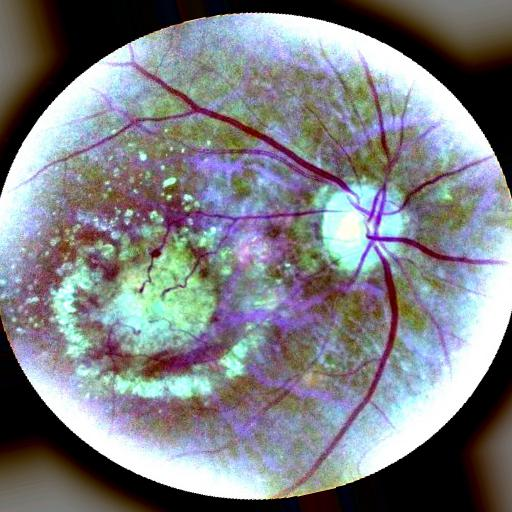
#> input picture eye/s1.jpeg, 512 x 512 px
$ jupyter execute --allow-errors Untitled1.ipynb
#> lines starting #> are read from the running program, lines starting #| are printed output that depends on the picture; after the words box and inside, x2 and y2 are one past the last pixel; in counts of white or black regions, pixels touching at a corner belong together
[cell 1]
import cv2

[cell 2]
img=cv2.imread('s1.jpeg')
#> img is the input picture: shape (512, 512, 3); mean B, G, R 131.7, 127, 125.3

[cell 3]
def display(img):
    cv2.imshow("img",img)
    cv2.waitKey(0)
    cv2.destroyAllWindows()

[cell 4]
display(img)

[cell 5]
blurimg=cv2.GaussianBlur(img, (15, 15), 0)
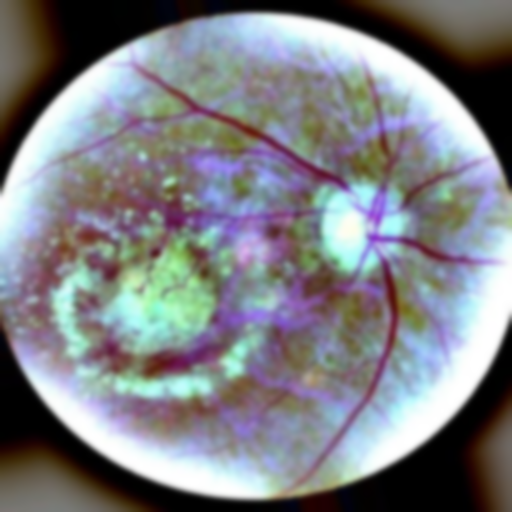
#> blurimg: shape (512, 512, 3); mean B, G, R 131.7, 127, 125.3

[cell 6]
display(blurimg)

[cell 7]
#wet AMD,DR --->to represent blood vessels

[cell 8]
gray_image = cv2.cvtColor(img, cv2.COLOR_BGR2GRAY)
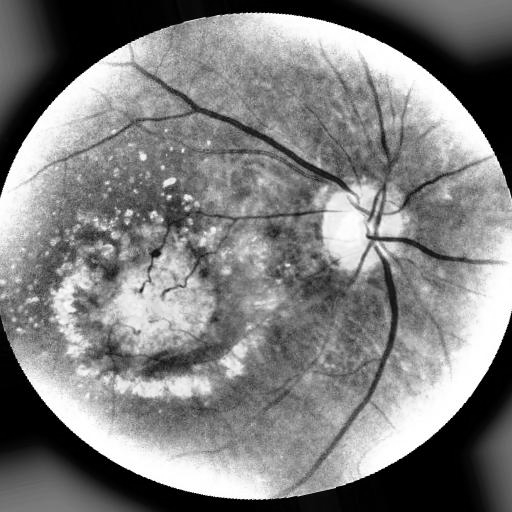
#> gray_image: shape (512, 512); min 0, max 255, mean 127
edges = cv2.Canny(gray_image, 180, 250)
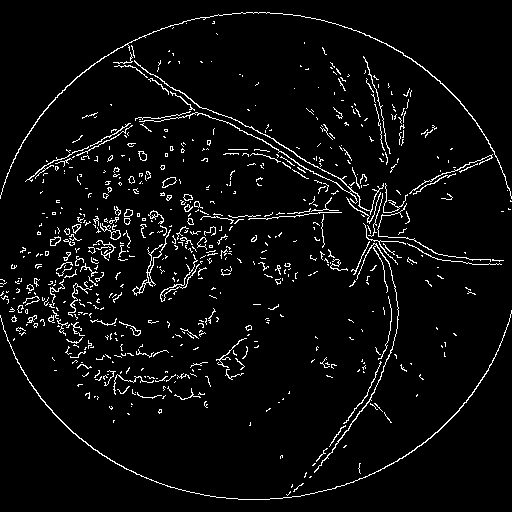
#> edges: shape (512, 512); 4.5% white in thin lines or dots

[cell 9]
display(edges)

[cell 10]
#dry AMD

[cell 11]
img1=cv2.imread('s2.jpeg')
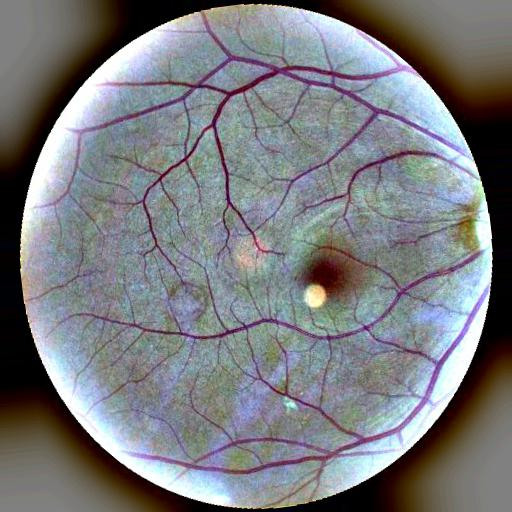
#> input picture eye/s2.jpeg, 512 x 512 px
#> img1 is the input picture: shape (512, 512, 3); mean B, G, R 126.7, 122.9, 121.7

[cell 12]
img1=cv2.imread('s2.jpeg')
gray_image1 = cv2.cvtColor(img1, cv2.COLOR_BGR2GRAY)
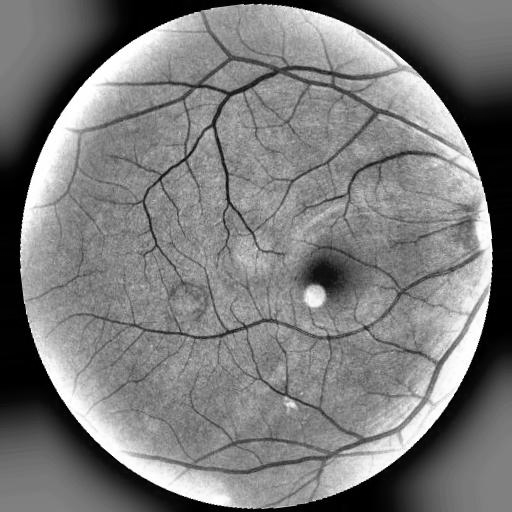
#> gray_image1: shape (512, 512); min 0, max 255, mean 123
edges1 = cv2.Canny(gray_image1, 150, 500)
#> edges1: shape (512, 512); 3.1% white in thin lines or dots

[cell 13]
display(edges1)

[cell 14]
img1=cv2.imread('s11.jpeg')
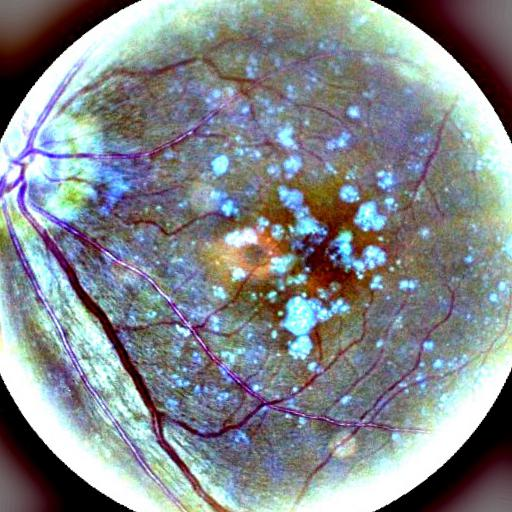
#> input picture eye/s11.jpeg, 512 x 512 px
#> img1 is the input picture: shape (512, 512, 3); mean B, G, R 140.7, 136.7, 131.3
gray_image1 = cv2.cvtColor(img1, cv2.COLOR_BGR2GRAY)
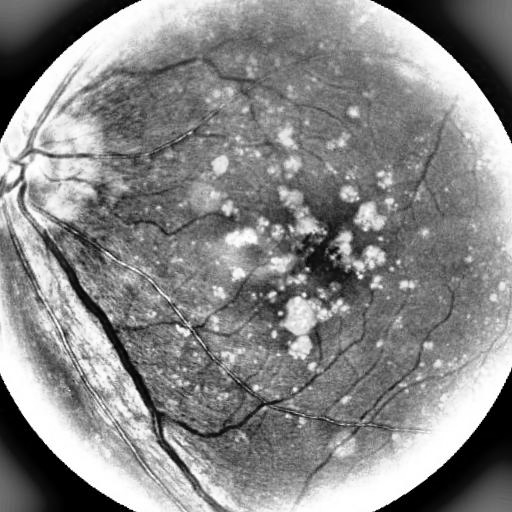
#> gray_image1: shape (512, 512); min 0, max 255, mean 135.5
edges1 = cv2.Canny(gray_image1, 60, 500)
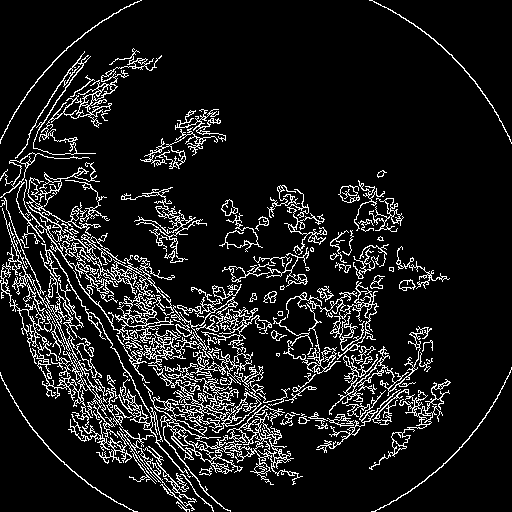
#> edges1: shape (512, 512); 10.5% white in thin lines or dots

[cell 15]
display(edges1)

[cell 16]
import numpy as np

[cell 17]
image = cv2.imread('s11.jpeg')
hsv = cv2.cvtColor(image, cv2.COLOR_BGR2HSV)
#> hsv: shape (512, 512, 3); mean H, S, V 83.4, 68.1, 153.6
lower_yellow = np.array([20, 50, 50])
upper_yellow = np.array([40, 255, 255])
mask = cv2.inRange(hsv, lower_yellow, upper_yellow)
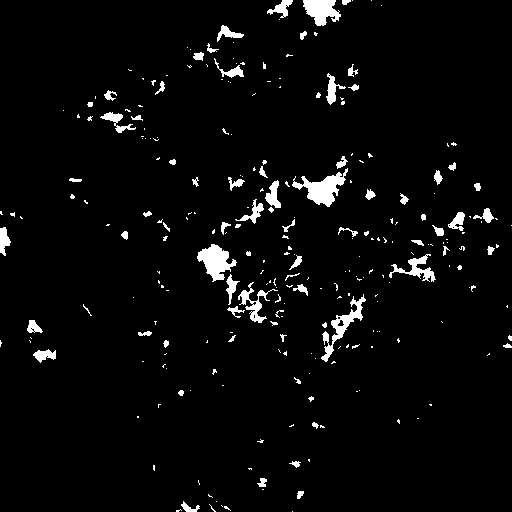
#> mask: shape (512, 512); 3.8% white; 261 white regions (186 under 20 px), largest, box (x1, y1, x2, y2) and area: (292, 168, 348, 207) 883, (197, 244, 237, 282) 784, (321, 294, 366, 362) 683
yellow_regions = cv2.bitwise_and(image, image, mask=mask)
cv2.imshow('Original Image', image)
cv2.rectangle(yellow_regions,(200,220),(300,320),(0,0,200))
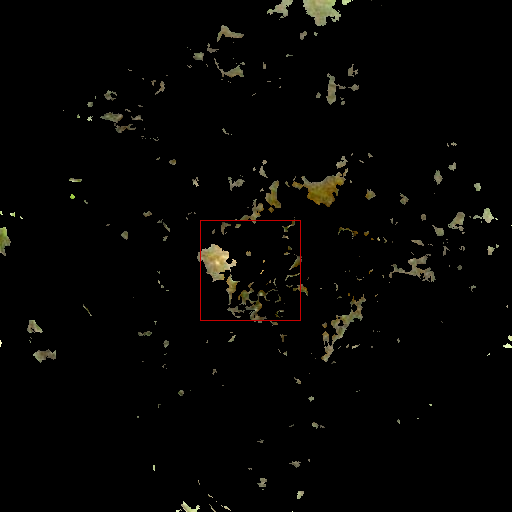
#> yellow_regions: shape (512, 512, 3); mean B, G, R 3, 4.5, 5
cv2.imshow('Yellow Regions', yellow_regions)
cv2.waitKey(0)
cv2.destroyAllWindows()
